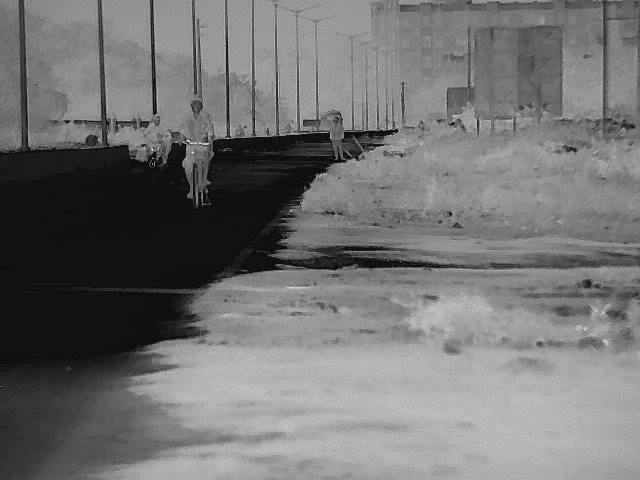
#> input picture NoiseReduction/Inputs/frame_000000.jpg, 640 x 480 px, found by its file name
$ python High-Pass.py
#> lines starting #> are read from the running program, lines starting #| are printed output that depends on the picture
#> further down, image is the input picture: shape (480, 640, 3); mean B, G, R 116.2, 114.8, 114.6
from typing import Optional, Tuple
import cv2 as cv
import time
import numpy as np

Image = np.ndarray


def _to_uint8(img: np.ndarray) -> np.ndarray:
    """Convert float/large arrays into uint8 safely."""
    if img.dtype.kind in np.typecodes['AllFloat']:
        img = np.clip(img, 0, 255)
    return img.astype(np.uint8)


def _ensure_grayscale(image: Image) -> Optional[Image]:
    """
    Validate input and ensure single-channel grayscale output.

    - If input is None -> returns None
    - If input is 2D -> assumed grayscale, returned as-is
    - If input is 3D (BGR/RGB) -> converted to grayscale via cvtColor and returned
    - Otherwise -> returns None

    This is a small helper so every processing function first normalizes the image shape.
    """
    if image is None:
        return None

    # numpy arrays: check dims
    if not isinstance(image, np.ndarray):
        return None

    if image.ndim == 2:
        return image
    if image.ndim == 3:
        # assume color in BGR (OpenCV default); convert to grayscale
        try:
            gray = cv.cvtColor(image, cv.COLOR_BGR2GRAY)
            return gray
        except Exception:
            # try converting from RGB if BGR conversion fails
            try:
                gray = cv.cvtColor(image, cv.COLOR_RGB2GRAY)
                return gray
            except Exception:
                return None
    # unsupported dimension
    return None


def subtract_low_pass(
    image: Image,
    *,
    gblur_ksize: Tuple[int, int] = (0, 0),
    sigma: float = 3.0,
    offset: float = 127.0,
    min_clip: int = 0,
    max_clip: int = 255
) -> Optional[Image]:
    """
    Applies a high-pass filter by subtracting a Gaussian blurred image (low-pass)
    from the original.

    PARAMETERS
    ----------
    image : ndarray
        Description: The input grayscale image (single-channel).
        Units: pixel intensity
        Min/Max: uint8 accepted

    gblur_ksize : Tuple[int, int]
        Description: Kernel size (width, height) for the Gaussian blur.
        Units: pixels (must be odd)
        Default: (0, 0) - size is calculated from sigma.
        Best case: (5, 5) or similar odd size.

    sigma : float
        Description: Standard deviation for the Gaussian blur.
        Units: pixels
        Min/Max: 0.1 to 10.0 typically
        Default: 3.0

    offset : float
        Description: Offset added to re-center high-pass result around mid-gray.
        Units: intensity value
        Min/Max: 0 to 255
        Default: 127.0

    min_clip / max_clip : int
        Description: Output clipping range.
        Units: intensity values
        Default: 0, 255

    RETURNS
    -------
    result : ndarray | None
        The high-pass filtered image (uint8).
"""
    start_time = time.perf_counter()

    # validation & grayscale ensure
    img = _ensure_grayscale(image)
    if img is None:
        return None

    try:
        img_f = img.astype(np.float32)
        blurred = cv.GaussianBlur(img_f, gblur_ksize, sigma)
        high_pass = img_f - blurred + offset
        out_image = np.clip(high_pass, min_clip, max_clip).astype(np.uint8)

        end_time = time.perf_counter()
        total_time = end_time - start_time
        print(f"[subtract_low_pass] Time Taken: {total_time:.6f} seconds")


        return out_image

    except Exception:
        return None

def convolve_with_kernel(
    image: Image,
    *,
    kernel: np.ndarray = np.array([[0, -1, 0], [-1, 5, -1], [0, -1, 0]], dtype=np.float32),
    ddepth: int = -1
) -> Optional[Image]:
    """
    Applies 2D convolution using a predefined kernel (e.g., sharpening).


    PARAMETERS
    ----------
    image : ndarray
        Description: The input grayscale image (single-channel).
        Units: pixel intensity

    kernel : ndarray
        Description: The 2D convolution kernel (e.g., Laplacian, Sharpening).
        Units: float array
        Best case: Standard, validated kernels (e.g., 3x3 array of floats).

    ddepth : int
        Description: Desired depth of the destination image.
        Units: OpenCV constant (e.g., CV_8U, CV_32F)
        Default: -1 (same as source depth, which is uint8).

    RETURNS
    -------
    result : ndarray | None
        The convolved image (uint8).
    """
#> called with kernel = array of shape (3, 3), ddepth = -1
    start_time = time.perf_counter()

    img = _ensure_grayscale(image)
    if img is None:
        return None

    try:
        # filter2D preserves shape; ddepth=-1 keeps dtype
        filtered = cv.filter2D(img, ddepth=ddepth, kernel=kernel)
        # normalize/clip to uint8 for safe downstream use
        out_image = _to_uint8(filtered)

        end_time = time.perf_counter()
        total_time = end_time - start_time
        print(f"[convolve_with_kernel] Time Taken: {total_time:.6f} seconds")

        return out_image

    except Exception:
        return None


def apply_laplacian_detector(
    image: Image,
    *,
    ksize: int = 3,
    ddepth: int = cv.CV_64F
) -> Optional[Image]:
    """
    Applies the Laplacian edge detection operator (second-order derivative).


    PARAMETERS
    ----------
    image : ndarray
        Description: The input grayscale image (single-channel).

    ksize : int
        Description: Aperture size for the Laplacian operator.
        Units: pixels
        Min/Max: 1 to 31 (must be odd)
        Default: 3

    ddepth : int
        Description: Output depth for the derivative calculation.
        Units: OpenCV constant
        Default: cv.CV_64F (ensures no clipping before conversion to uint8).

    RETURNS
    -------
    result : ndarray | None
        The Laplacian edge map (uint8).
    """
#> called with ksize = 3, ddepth = 6
    start_time = time.perf_counter()

    img = _ensure_grayscale(image)
    if img is None:
        return None

    try:
        lap = cv.Laplacian(img, ddepth=ddepth, ksize=ksize)
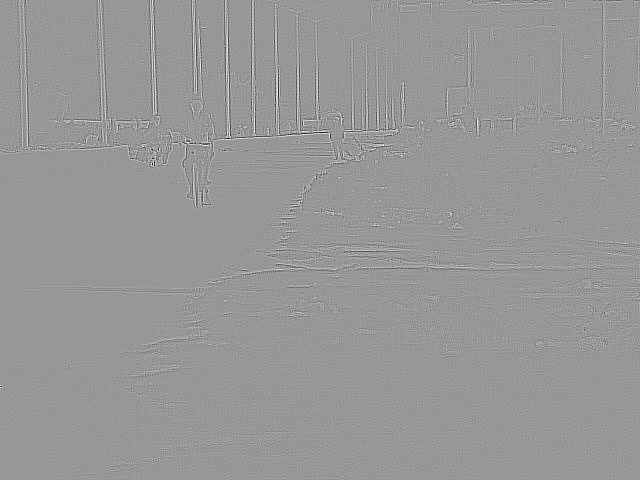
#> lap: shape (480, 640) float64; min -1296, max 886, mean 0; drawn with min black and max white
        out_image = _to_uint8(np.abs(lap))
#> in _to_uint8 (call 2), `img = np.clip(img, 0, 255)`:
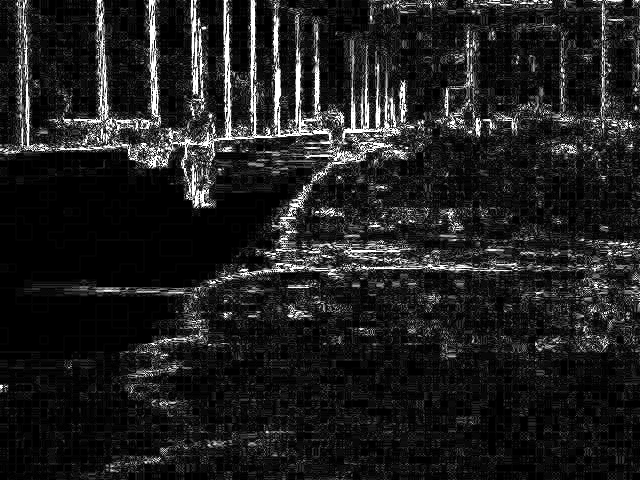
#> img: shape (480, 640) float64; min 0, max 255, mean 31.7

        end_time = time.perf_counter()
        total_time = end_time - start_time
        print(f"[apply_laplacian_detector] Time Taken: {total_time:.6f} seconds")

        return out_image

    except Exception:
        return None


def apply_sobel_xy_detectors(
    image: Image,
    *,
    ksize: int = 3,
    ddepth: int = cv.CV_64F,
    dx_sobel_x: int = 1,
    dy_sobel_x: int = 0,
    dx_sobel_y: int = 0,
    dy_sobel_y: int = 1,
    # ---- NEW NORMALIZATION PARAMETERS ----
    norm_min: int = 0,
    norm_max: int = 255,
    norm_type: int = cv.NORM_MINMAX,
    norm_dtype: int = cv.CV_8U
) -> Optional[Image]:
    """
    Applies Sobel X and Y, computes gradient magnitude, normalizes by user-specified
    parameters, and returns a uint8 magnitude image. Returns None on failure.

    -------------------------------------------------------------------------
    PARAMETER SPECIFICATIONS
    -------------------------------------------------------------------------

    image : np.ndarray
        Description: Input thermal or grayscale image.
        Min & Max: ≥ 1×1 pixels.
        Units: Pixel intensity.
        Default: Required.
        Best case: Clean uint8 thermal frame.

    ksize : int
        Description: Sobel aperture size (odd).
        Min & Max: 1 → 31 (odd only).
        Units: Pixels.
        Default: 3.
        Best case: 3 for thermal edge enhancement.

    ddepth : int
        Description: Depth of Sobel output.
        Min & Max: OpenCV depth enums.
        Units: cv.CV_*
        Default: cv.CV_64F
        Best case: CV_64F for high precision.

    dx_sobel_x / dy_sobel_x : int
        Description: Derivative orders for Sobel-X.
        Min & Max: 0–2.
        Units: Order.
        Default: 1, 0.
        Best case: (1,0) for pure X-gradient.

    dx_sobel_y / dy_sobel_y : int
        Description: Derivative orders for Sobel-Y.
        Min & Max: 0–2.
        Units: Order.
        Default: (0,1).
        Best case: (0,1) for pure Y-gradient.

    ---------------- NORMALIZATION PARAMETERS ----------------

    norm_min : int
        Description: Minimum output intensity after normalization.
        Min & Max: 0 → 255
        Units: Pixel intensity.
        Default: 0
        Best case: 0 (typical for uint8 visualization).

    norm_max : int
        Description: Maximum output intensity after normalization.
        Min & Max: 1 → 255
        Units: Pixel intensity.
        Default: 255
        Best case: 255 for full contrast.

    norm_type : int
        Description: OpenCV normalization type.
        Min & Max: Valid cv normalization modes.
        Units: cv.NORM_*
        Default: cv.NORM_MINMAX
        Best case: cv.NORM_MINMAX for edge maps.

    norm_dtype : int
        Description: Output datatype of normalized image.
        Min & Max: OpenCV depth enums
        Units: cv.CV_*
        Default: cv.CV_8U
        Best case: CV_8U for display and further processing.

    -------------------------------------------------------------------------
    NOTES:
      - Gradient magnitude: sqrt(SobelX² + SobelY²)
      - Fully customizable normalization
      - Returns uint8 edge map unless user changes norm_dtype
    -------------------------------------------------------------------------

    RETURNS
    -------
    result : ndarray | None
        The Sobel magnitude image.
    """
#> called with ksize = 3, ddepth = 6, dx_sobel_x = 1, dy_sobel_x = 0, dx_sobel_y = 0, dy_sobel_y = 1, norm_min = 0, norm_max = 255
    start_time = time.perf_counter()

    img = _ensure_grayscale(image)
    if img is None:
        return None

    try:
        sobelx = cv.Sobel(img, ddepth=ddepth, dx=dx_sobel_x, dy=dy_sobel_x, ksize=ksize)
        sobely = cv.Sobel(img, ddepth=ddepth, dx=dx_sobel_y, dy=dy_sobel_y, ksize=ksize)
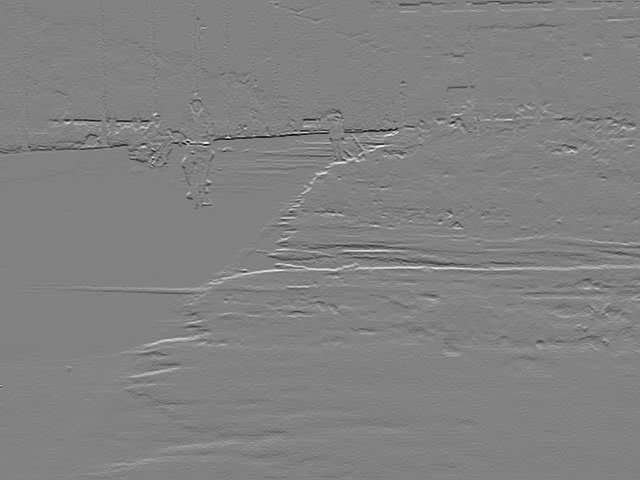
#> sobely: shape (480, 640) float64; min -674, max 649, mean 0.3; drawn with min black and max white

        magnitude = np.sqrt(sobelx**2 + sobely**2)
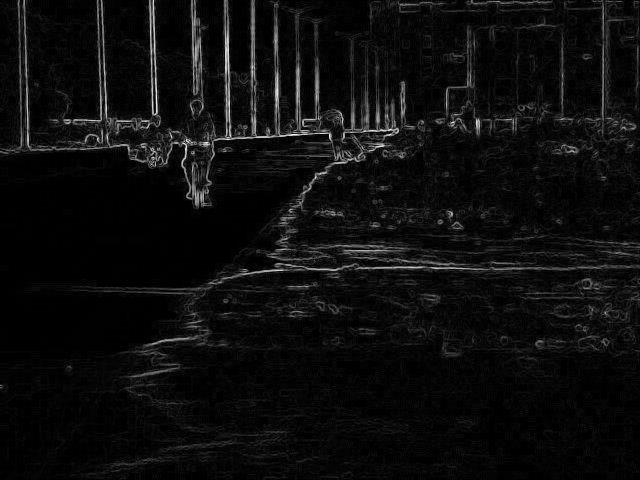
#> magnitude: shape (480, 640) float64; min 0, max 681.4, mean 36.3; drawn with min black and max white

        magnitude_norm = cv.normalize(
            magnitude,
            None,
            alpha=norm_min,
            beta=norm_max,
            norm_type=norm_type,
            dtype=norm_dtype
        )

        end_time = time.perf_counter()
        total_time = end_time - start_time
        print(f"[apply_sobel_xy_detectors] Time Taken: {total_time:.6f} seconds")

        return magnitude_norm

    except Exception:
        return None


if __name__ == "__main__":

    image = cv.imread("/home/user1/learning/Testing/NoiseReduction/Inputs/frame_000000.jpg")

    if image is None:
        print("Error: Image not loaded. Check file path.")
        # Exit or handle error

    low_pass = subtract_low_pass(image=image)

    fil = convolve_with_kernel(image=image)

    apply_lap = apply_laplacian_detector(image=image)

    apply_sob = apply_sobel_xy_detectors(image=image)

    gray_image = cv.cvtColor(image, cv.COLOR_BGR2GRAY)

    low_pass_stack = np.hstack([gray_image, low_pass])
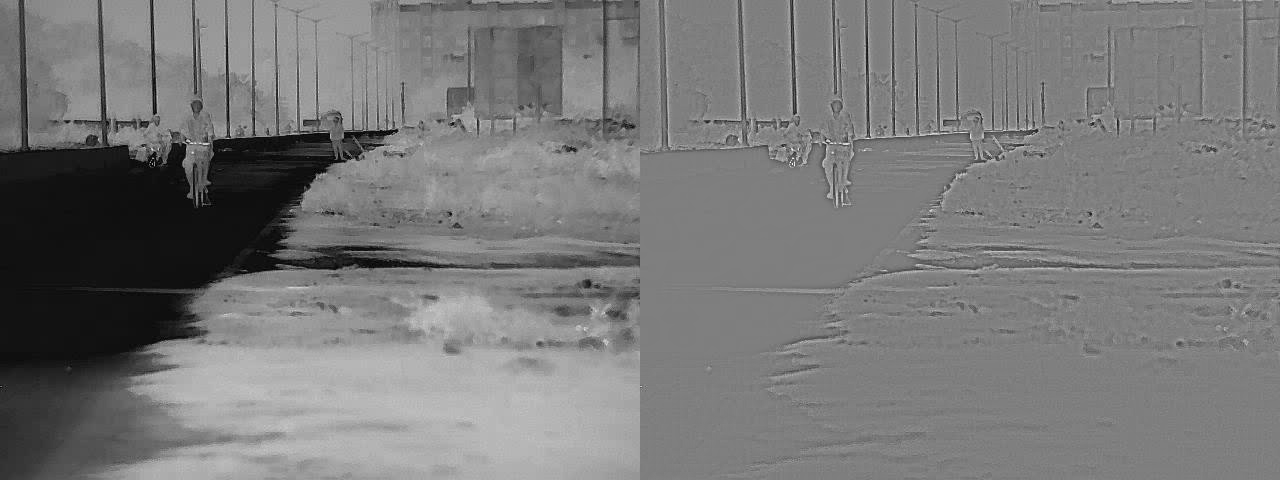
#> low_pass_stack: shape (480, 1280); min 0, max 253, mean 120.6
    fil_stack = np.hstack([gray_image, fil])
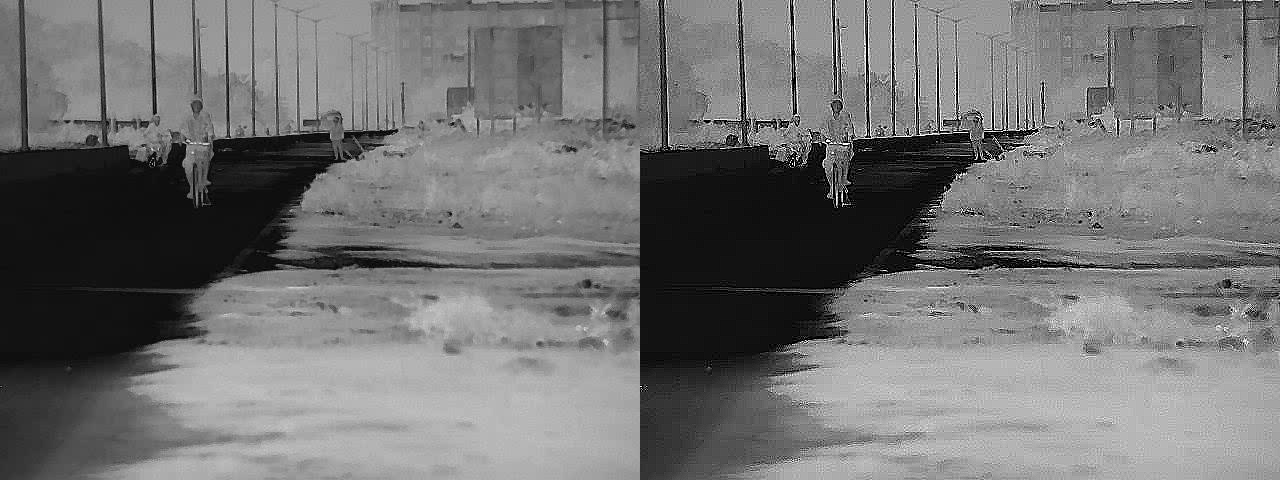
#> fil_stack: shape (480, 1280); min 0, max 255, mean 115
    apply_lap_stack = np.hstack([gray_image, apply_lap])
    apply_sob_stack = np.hstack([gray_image, apply_sob])
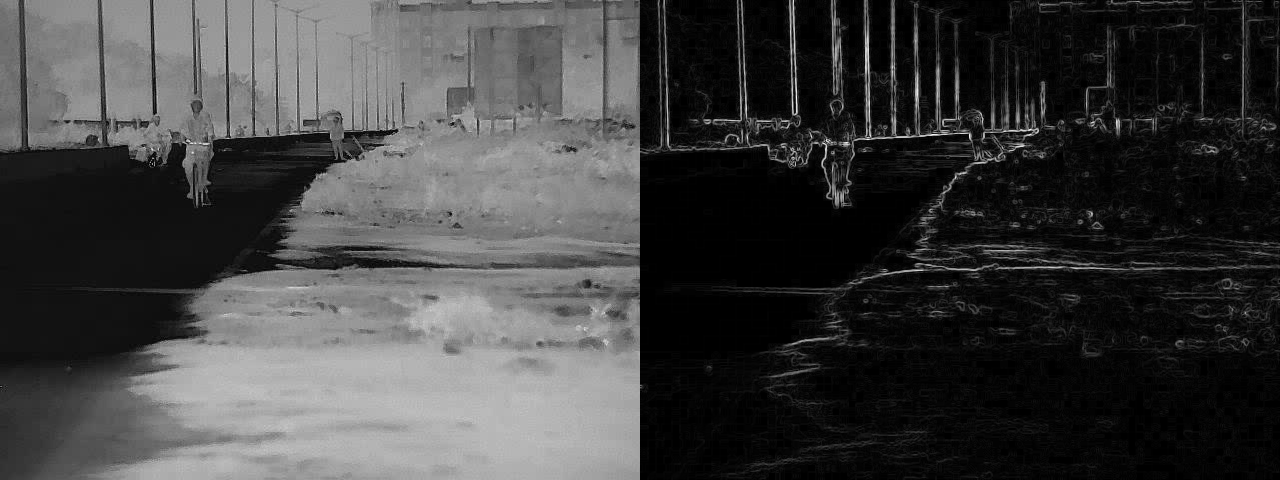
#> apply_sob_stack: shape (480, 1280); min 0, max 255, mean 64.1

    cv.imwrite("/home/user1/learning/Testing/NoiseReduction/Outputs/low_pass_stack.png", low_pass_stack)
    cv.imwrite("/home/user1/learning/Testing/NoiseReduction/Outputs/fil_stack.png", fil_stack)
    cv.imwrite("/home/user1/learning/Testing/NoiseReduction/Outputs/apply_lap_stack.png", apply_lap_stack)
    cv.imwrite("/home/user1/learning/Testing/NoiseReduction/Outputs/apply_sob_stack.png", apply_sob_stack)

    cv.waitKey(0)
    cv.destroyAllWindows()
